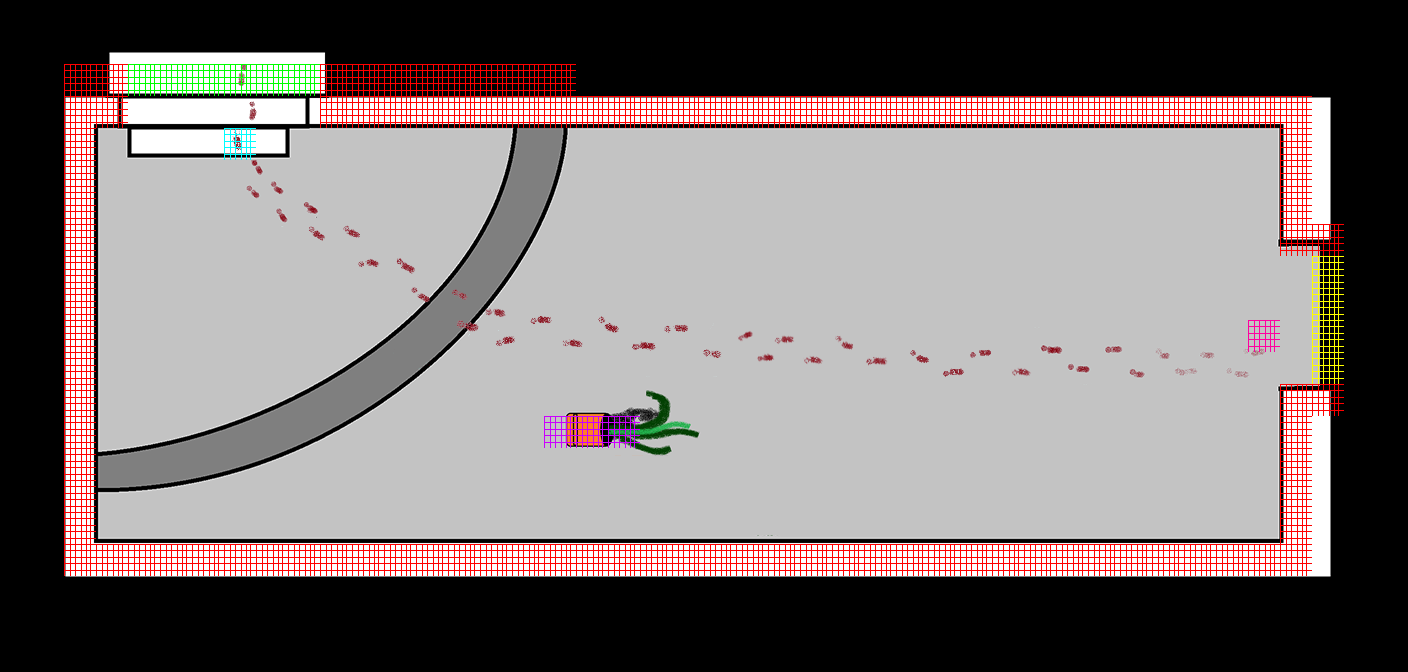

Below is a game level as drawn by its tile map, then a one-line description and the .tmx that defines it (tile-layer data replaced by summaries):
An orthogonal 44x21 tile map with 32x32 px tiles, 1 tile layer (meta), 1 hidden layer not drawn, 3 tilesets, 2 image layers.

<map version="1.0" orientation="orthogonal" renderorder="right-down" width="44" height="21" tilewidth="32" tileheight="32" nextobjectid="1">
 <tileset firstgid="1" name="mesh" tilewidth="32" tileheight="32">
  <tile id="0">
   <properties>
    <property name="collision_zombie" value="true" />
    <property name="water" value="true" />
   </properties>
   <image width="32" height="32" source="../Tiles/mesh_blue.png" />
  </tile>
  <tile id="1">
   <properties>
    <property name="collision_zombie" value="true" />
    <property name="level" value="0" />
   </properties>
   <image width="32" height="32" source="../Tiles/mesh_green.png" />
  </tile>
  <tile id="2">
   <properties>
    <property name="collision_zombie" value="true" />
    <property name="sneak" value="true" />
   </properties>
   <image width="32" height="32" source="../Tiles/mesh_orange.png" />
  </tile>
  <tile id="3">
   <properties>
    <property name="collision_player" value="true" />
   </properties>
   <image width="32" height="32" source="../Tiles/mesh_purple.png" />
  </tile>
  <tile id="4">
   <properties>
    <property name="collision_all" value="true" />
    <property name="collision_zombie" value="true" />
   </properties>
   <image width="32" height="32" source="../Tiles/mesh_red.png" />
  </tile>
  <tile id="5">
   <properties>
    <property name="collision_zombie" value="true" />
    <property name="door" value="1" />
   </properties>
   <image width="32" height="32" source="../Tiles/mesh_yellow.png" />
  </tile>
  <tile id="6">
   <properties>
    <property name="player_spawn" value="true" />
   </properties>
   <image width="32" height="32" source="../Tiles/mesh_teal.png" />
  </tile>
  <tile id="7">
   <properties>
    <property name="player_return" value="true" />
   </properties>
   <image width="32" height="32" source="../Tiles/mesh_pink.png" />
  </tile>
  <tile id="8">
   <properties>
    <property name="zombie_spawn" value="BOSS" />
   </properties>
   <image width="32" height="32" source="../Tiles/zombie_boss.png" />
  </tile>
  <tile id="9">
   <properties>
    <property name="zombie_spawn" value="DATA" />
   </properties>
   <image width="32" height="32" source="../Tiles/zombie_d.png" />
  </tile>
  <tile id="10">
   <properties>
    <property name="zombie_spawn" value="ECON" />
   </properties>
   <image width="32" height="32" source="../Tiles/zombie_i.png" />
  </tile>
  <tile id="11">
   <properties>
    <property name="zombie_spawn" value="IT" />
   </properties>
   <image width="32" height="32" source="../Tiles/zombie_it.png" />
  </tile>
  <tile id="12">
   <properties>
    <property name="zombie_spawn" value="ZETA" />
   </properties>
   <image width="32" height="32" source="../Tiles/zombie_z.png" />
  </tile>
  <tile id="13">
   <properties>
    <property name="potion" value="HEALTH" />
   </properties>
   <image width="32" height="32" source="../Tiles/healthpotion.png" />
  </tile>
  <tile id="14">
   <properties>
    <property name="potion" value="SPEED" />
   </properties>
   <image width="32" height="32" source="../Tiles/speedpotion.png" />
  </tile>
  <tile id="15">
   <properties>
    <property name="book" value="1" />
   </properties>
   <image width="32" height="32" source="../Tiles/book1.png" />
  </tile>
  <tile id="16">
   <properties>
    <property name="book" value="2" />
   </properties>
   <image width="32" height="32" source="../Tiles/book2.png" />
  </tile>
  <tile id="17">
   <properties>
    <property name="book" value="3" />
   </properties>
   <image width="32" height="32" source="../Tiles/book3.png" />
  </tile>
  <tile id="18">
   <properties>
    <property name="book" value="4" />
   </properties>
   <image width="32" height="32" source="../Tiles/book4.png" />
  </tile>
  <tile id="19">
   <properties>
    <property name="zombie_spawn" value="BASIC" />
   </properties>
   <image width="32" height="32" source="../Tiles/zombie_normal.png" />
  </tile>
 </tileset>
 <tileset firstgid="21" name="map" tilewidth="1600" tileheight="800">
  <tile id="0">
   <image width="1600" height="800" source="Test_world_2_bottom.png" />
  </tile>
 </tileset>
 <tileset firstgid="22" name="sd" tilewidth="1" tileheight="1" />
 <imagelayer name="bottom">
  <image source="level_2_room_1_bottom.png" />
 </imagelayer>
 <imagelayer name="middle">
  <image source="level_2_room_1_middle.png" />
 </imagelayer>
 <imagelayer name="middle_dark">
  <image source="level_2_room_1_middle_dark.png" />
 </imagelayer>
 <imagelayer name="top" visible="0">
  <image source="level_2_room_1_top.png" />
 </imagelayer>
 <layer name="meta" width="44" height="21">
  <properties>
   <property name="level" value="2" />
  </properties>
  <data>[924 cells, 121 non-empty, 6 distinct tile ids]</data>
 </layer>
</map>